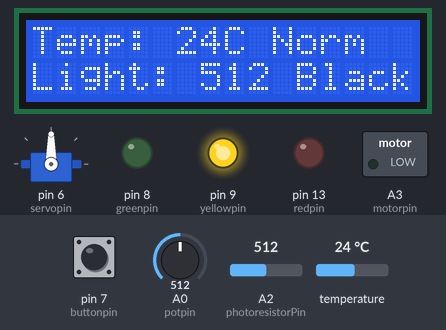
The sketch below on a simulated Arduino Uno, built with avr-gcc and run on an emulated ATmega328P. Parts: 16×2 character LCD, servo, switched loads named in the sketch (green lamp = pin HIGH), output pins drawn as LEDs (lit = HIGH). Inputs (shaded band) come from the test bench; at power-on: temperature 24 °C, A2 (photoresistorPin) = 512, pin 7 (buttonpin) LOW, A0 (potpin) = 512. What the sketch prints to the serial monitor is not drawn.

Above: at 1.2 s.
1.3 s: temperature set to 26.5 °C
At 2.9 s:
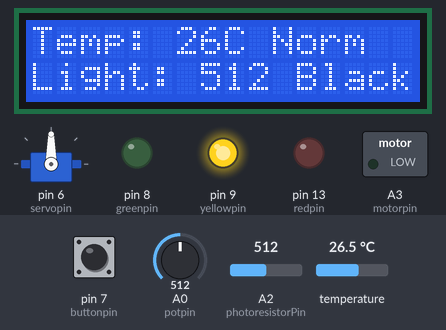
5.4 s: temperature set to 27.8 °C
At 8.0 s:
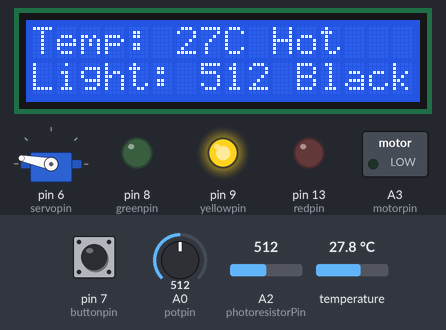
9.5 s: A2 (photoresistorPin) set to 440
At 11.4 s:
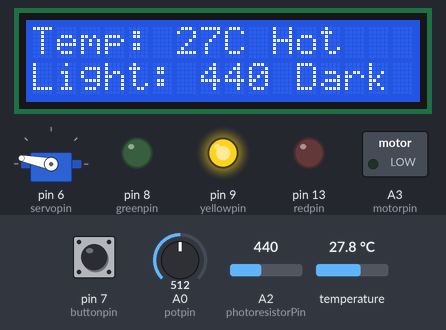
13.6 s: pin 7 (buttonpin) pulled HIGH for 0.65 s
At 16.6 s:
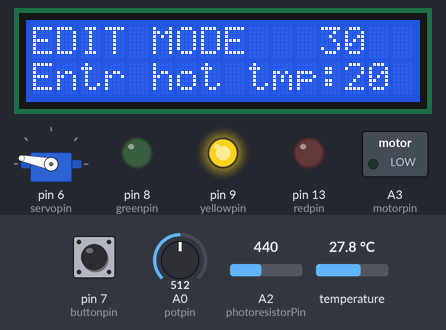
18.4 s: pin 7 (buttonpin) pulled HIGH for 1 s
At 20.6 s:
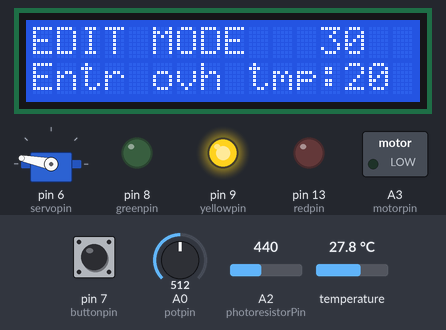
23.5 s: pin 7 (buttonpin) pulled HIGH for 0.65 s
At 25.7 s:
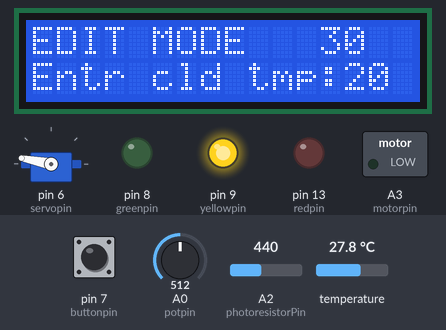
Timing chart, 0 to 27.2 s (numbered marks = the images above; inputs shaded):
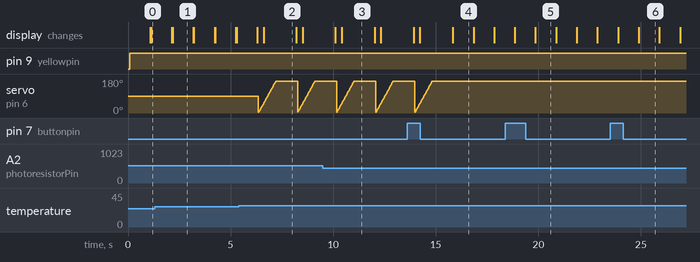

Measured:
- the behaviour switches between 26.9 and 27 °C on temperature (found by bisection; images 1 and 2)
- after the input at 1.3 s, the display: first differs from a run without the input after 0.87 s (image 1)
- after the input at 9.5 s, the display: first differs from a run without the input after 0.92 s (image 3)
- after the input at 13.6 s, servo on pin 6 (servopin): goes on until 14.8 s, then stays 169°; the display: first differs from a run without the input after 2.2 s (image 4)
- after the input at 18.4 s, the display: first differs from a run without the input after 1.5 s (image 5)
- after the input at 23.5 s, the display: first differs from a run without the input after 1.4 s (image 6)
- by itself, servo on pin 6 (servopin): ramps from 3° to 169° and jumps back, once every 1.9 s

The sketch:

WeatherStationCode.ino
```cpp
#include <OneWire.h>
#include <LiquidCrystal.h>
#include <Servo.h>

// initialize the library by associating any needed LCD interface pin
// with the arduino pin number it is connected to
const int rs = 12, en = 11, d4 = 5, d5 = 4, d6 = 3, d7 = 2;
LiquidCrystal lcd(rs, en, d4, d5, d6, d7);
int photoresistorPin = A2; // выбор вх.пина для фоторезистора
int photoresistorValue = 0; // переменная для значения принятого от датчика

int greenpin = 8;
int yellowpin = 9;
int redpin = 13;
int buttonpin = 7;
int buzzer = A1;
int motorpin = A3;
int potpin = A0;

int overheattemp = 30;
int hottemp = 27;
int coldtemp = 20;
int selecthottemp = 0;
int timer = 30;
int temptype = 0;
int ovhtconvertedtok = 0;
int hotconvertedtok = 0;
int coldtconvertedtok = 0;
int ovhtconvertedtof = 0;
int hotconvertedtof = 0;
int coldconvertedtof = 0;

int buttonstate = 0;
int editmode = 0;
int greenled = 0;
int yellowled = 0;
int redled = 0;

int allgood = 0;
int warning = 0;
int danger = 0;
int noswarning = 0;

Servo servo1;
int servopin = 6;
int angle = 0;

void lightgreen(){
  digitalWrite(greenpin, HIGH);
}

void lightyellow(){
  digitalWrite(yellowpin, HIGH);
}

void lightred(){
  digitalWrite(redpin, HIGH);
}

void lightonlygreen(){
  digitalWrite(greenpin, HIGH);
  digitalWrite(yellowpin, LOW);
  digitalWrite(redpin, LOW);
}

void lightonlyyellow(){
  digitalWrite(yellowpin, HIGH);
  digitalWrite(greenpin, LOW);
  digitalWrite(redpin, LOW);
}

void lightonlyred(){
  digitalWrite(redpin, HIGH);
  digitalWrite(greenpin, LOW);
  digitalWrite(yellowpin, LOW);
}

void nolight(){
  digitalWrite(redpin, LOW);
  digitalWrite(greenpin, LOW);
  digitalWrite(yellowpin, LOW);
}

// DS18S20 Temperature chip i/o
OneWire ds(10);  // on pin 10

void setup(void) {
  // initialize inputs/outputs
  // start serial port

  Serial.begin(9600);
  lcd.begin(16, 2);
  pinMode(greenpin, OUTPUT);
  pinMode(yellowpin, OUTPUT);
  pinMode(redpin, OUTPUT);
  pinMode(buttonpin, INPUT);
  pinMode(buzzer, OUTPUT);
  pinMode(motorpin, OUTPUT);
  pinMode(servopin, OUTPUT);
  // Print a message to the LCD.
}

void loop(void) {

  //For conversion of raw data to C
  start:
  int HighByte, LowByte, TReading, SignBit, Tc_100, Whole, Fract;

  byte i;
  byte present = 0;
  byte data[12];
  byte addr[8];


  servo1.attach(6);

  photoresistorValue = analogRead(photoresistorPin);
  Serial.println(photoresistorValue, DEC);

  buttonstate = digitalRead(buttonpin);


  if ( !ds.search(addr)) {
      //Serial.print("No more addresses.\n");
      ds.reset_search();
      return;
  }

  //Serial.print("R=");
  for( i = 0; i < 8; i++) {
    //Serial.print(addr[i], HEX);
    //Serial.print(" ");
  }

  if ( OneWire::crc8( addr, 7) != addr[7]) {
      //Serial.print("CRC is not valid!\n");
      return;
  }

  if ( addr[0] == 0x10) {
      //Serial.print("Device is a DS18S20 family device.\n");
  }
  else if ( addr[0] == 0x28) {
      //Serial.print("Device is a DS18B20 family device.\n");
  }
  else {
      //Serial.print("Device family is not recognized: 0x");
      //Serial.println(addr[0],HEX);
      return;
  }

  ds.reset();
  ds.select(addr);
  ds.write(0x44,1);         // start conversion, with parasite power on at the end
     // maybe 750ms is enough, maybe not
  // we might do a ds.depower() here, but the reset will take care of it.

  present = ds.reset();
  ds.select(addr);
  ds.write(0xBE);         // Read Scratchpad

 // Serial.print("P=");
  //Serial.print(present,HEX);
  //Serial.print(" ");
  for ( i = 0; i < 9; i++) {           // we need 9 bytes
    data[i] = ds.read();
    //Serial.print(data[i], HEX);
    //Serial.print(" ");
  }
 // Serial.print(" CRC=");
  //Serial.print( OneWire::crc8( data, 8), HEX);
 // Serial.println();

  //Conversion of raw data to C
  LowByte = data[0];
  HighByte = data[1];
  TReading = (HighByte << 8) + LowByte;
  SignBit = TReading & 0x8000;  // test most sig bit
  if (SignBit) // negative
  {
    TReading = (TReading ^ 0xffff) + 1; // 2's comp
  }
  Tc_100 = (6 * TReading) + TReading / 4;    // multiply by (100 * 0.0625) or 6.25

  Whole = Tc_100 / 100;  // separate off the whole and fractional portions
  Fract = Tc_100 % 100;


  if (SignBit) // If its negative
  {
     Serial.print("-");
  }
  Serial.print(Whole);
  //Serial.print(".");
  if (Fract < 10)
  {
     Serial.print("0");
  }
  //Serial.print(Fract);

  Serial.print("\n");

  if (temptype == 0){
  lcd.print("Temp: ");
  lcd.setCursor(14, 0);
  lcd.setCursor(6, 0);
  lcd.print(Whole);
  lcd.print("C");
  }
  if (temptype == 1){
  Whole = Whole + 235;
  lcd.print("Temp: ");
  lcd.setCursor(14, 0);
  lcd.setCursor(6, 0);
  lcd.print(Whole);
  lcd.print("K");
  }
  if (temptype == 2){
  Whole = (Whole * 9/5) + 32;
  lcd.print("Temp: ");
  lcd.setCursor(14, 0);
  lcd.setCursor(6, 0);
  lcd.print(Whole);
  lcd.print("F");
  }
  lcd.setCursor(0, 1);
  lcd.print("Light: ");
  lcd.setCursor(7, 1);
  lcd.print(photoresistorValue);
  if (photoresistorValue < 100 && photoresistorValue >= 50 )
  {
    lcd.setCursor(11, 1);
    lcd.print("Light");
  }
  else if (photoresistorValue < 49)
  {
    lcd.setCursor(11, 1);
    lcd.print("Bright");
    noswarning++;
  }
  else if (photoresistorValue > 101 && photoresistorValue < 299)
  {
    lcd.setCursor(11, 1);
    lcd.print("Norm");
  }
  else if (photoresistorValue > 300 && photoresistorValue < 449)
  {
    lcd.setCursor(11, 1);
    lcd.print("Dark");
    noswarning++;
  }
  else if (photoresistorValue > 450)
  {
    lcd.setCursor(11, 1);
    lcd.print("Black");
    noswarning++;
  }
  if (Whole >= hottemp && Whole < overheattemp)
    {
     warning++;
     lcd.setCursor(10, 0);
     lcd.print("Hot");
    }
  else if (Whole <= coldtemp)
  {
    lcd.setCursor(10, 0);
    lcd.print("Cold");
  }
  else if (Whole >= overheattemp)
  {
   lcd.setCursor(10, 0);
   lcd.print("Ovrht");
   warning++;
   warning++;
  }
  else
  {
   lcd.setCursor(10, 0);
   lcd.print("Norm");
  }
    if (warning == 1)
    {
     lightonlyyellow();
     for(angle = 0; angle < 170; angle += 1) 	 // command to move from 0 degrees to 180 degrees
      {
        servo1.write(angle);              	 //command to rotate the servo to the specified angle
        delay(5);
      }
    }
    if (warning == 1 || noswarning == 1)
    {
     lightonlyyellow();
    }
    else if (warning >= 2)
    {
    lightonlyred();
    for(angle = 0; angle < 170; angle += 1) 	 // command to move from 0 degrees to 180 degrees
      {
        servo1.write(angle);              	 //command to rotate the servo to the specified angle
        delay(5);
      }
     tone(buzzer, 1000);
    }
    else if (warning == 0 && noswarning == 0)
    {
     lightonlygreen();
    }

  else
  {
    nolight();
  }
  servo1.detach();
  delay(1000);
  Serial.print("Button state: ");
  Serial.println(buttonstate);
  Serial.println(warning);
  noTone(buzzer);
  lcd.clear();
  warning = 0;
  noswarning = 0;

  editing:

  if(buttonstate == HIGH && editmode == 0)
  {
    editmode = 1;
  }
  if(editmode == 1)
  {
   while (editmode > 0){
     if (editmode == 1){
       buttonstate = digitalRead(buttonpin);
       lcd.clear();
       lcd.setCursor(0,0);
       lcd.print("EDIT MODE");
       lcd.setCursor(12,0);
       lcd.print(timer);
       lcd.setCursor(0,1);
       lcd.print("Entr hot tmp: ");
       lcd.setCursor(13,1);
       hottemp = analogRead(potpin);
       hottemp = map(hottemp, 0, 1023, 0, 40);
       lcd.print(hottemp);
       timer--;
       delay(1000);
       }
       if (timer == 0){
         editmode = 0;
         timer = 30;
       }
       if (timer < 28 && buttonstate == HIGH && editmode == 1)
       {
        editmode++;
        timer = 30;
       }
       /*if(buttonstate == HIGH && editmode == 1){
         editmode = 0;
         timer = 30;
       }*/
     if (editmode == 2){
       buttonstate = digitalRead(buttonpin);
       lcd.clear();
       lcd.setCursor(0,0);
       lcd.print("EDIT MODE");
       lcd.setCursor(12,0);
       lcd.print(timer);
       lcd.setCursor(0,1);
       lcd.print("Entr ovh tmp: ");
       lcd.setCursor(13,1);
       overheattemp = analogRead(potpin);
       overheattemp = map(overheattemp, 0, 1023, 0, 40);
       lcd.print(overheattemp);
       timer--;
       delay(1000);
       }
       if (timer == 0){
         editmode = 0;
         timer = 30;
       }
       if (timer < 28 && buttonstate == HIGH && editmode == 2)
       {
        editmode++;
        timer = 30;
       }
     if (editmode == 3){
       buttonstate = digitalRead(buttonpin);
       lcd.clear();
       lcd.setCursor(0,0);
       lcd.print("EDIT MODE");
       lcd.setCursor(12,0);
       lcd.print(timer);
       lcd.setCursor(0,1);
       lcd.print("Entr cld tmp: ");
       lcd.setCursor(13,1);
       coldtemp = analogRead(potpin);
       coldtemp = map(coldtemp, 0, 1023, 0, 40);
       lcd.print(coldtemp);
       timer--;
       delay(1000);
       }
       if (timer == 0){
         editmode = 0;
         timer = 30;
       }
       if (timer < 28 && buttonstate == HIGH && editmode == 3)
       {
        editmode++;
        timer = 30;
       }
     if (editmode == 4){
       buttonstate = digitalRead(buttonpin);
       lcd.clear();
       lcd.setCursor(0,0);
       lcd.print("EDIT MODE");
       lcd.setCursor(12,0);
       lcd.print(timer);
       lcd.setCursor(0,1);
       lcd.print("Entr tmp mod: ");
       lcd.setCursor(13,1);
       temptype = analogRead(potpin);
       temptype = map(temptype, 0, 1023, 0, 2);
       lcd.print(temptype);
       timer--;
       delay(1000);

       if (timer == 0){
         editmode = 0;
         timer = 30;
         if (temptype == 1){
          overheattemp = overheattemp + 235;
          hottemp = hottemp + 235;
          coldtemp = coldtemp + 235;
          }
        if (temptype == 2){
          overheattemp = (overheattemp * 9/5) + 32;
          hottemp = (hottemp * 9/5) + 32;
          coldtemp = (coldtemp * 9/5) + 32;
          }
       }
       if (timer < 28 && buttonstate == HIGH && editmode == 4)
       {
        editmode++;
        timer = 30;
        if (temptype == 1){
          overheattemp = overheattemp + 235;
          hottemp = hottemp + 235;
          coldtemp = coldtemp + 235;
          }
        if (temptype == 2){
          overheattemp = (overheattemp * 9/5) + 32;
          hottemp = (hottemp * 9/5) + 32;
          coldtemp = (coldtemp * 9/5) + 32;
          }
       }
       if (timer == 0){
         editmode = 0;
         timer = 30;
       }
     if (editmode == 5){
     editmode = 0;
     timer = 30;
     goto start;
     }
     }
  }

  }
  }

  //End conversion to C
```
